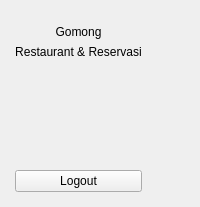
<?xml version="1.0" encoding="UTF-8"?>
<ui version="4.0">
 <class>MainDashboardUi</class>
 <widget class="QWidget" name="MainDashboardUi">
  <layout class="QHBoxLayout" name="root_layout">
   <property name="spacing"><number>0</number></property>
   <property name="leftMargin"><number>0</number></property>
   <property name="topMargin"><number>0</number></property>
   <property name="rightMargin"><number>0</number></property>
   <property name="bottomMargin"><number>0</number></property>
   <item>
    <widget class="QFrame" name="sidebar">
     <property name="minimumWidth"><number>230</number></property>
     <property name="maximumWidth"><number>230</number></property>
     <property name="frameShape"><enum>QFrame::NoFrame</enum></property>
     <layout class="QVBoxLayout" name="sidebar_layout">
      <property name="spacing"><number>0</number></property>
      <property name="leftMargin"><number>0</number></property>
      <property name="topMargin"><number>0</number></property>
      <property name="rightMargin"><number>0</number></property>
      <property name="bottomMargin"><number>0</number></property>
      <item>
       <widget class="QWidget" name="sidebarHeader">
        <layout class="QVBoxLayout" name="header_layout">
         <property name="leftMargin"><number>15</number></property>
         <property name="topMargin"><number>25</number></property>
         <property name="rightMargin"><number>15</number></property>
         <property name="bottomMargin"><number>20</number></property>
         <item>
          <widget class="QLabel" name="sidebar_title">
           <property name="text"><string>Gomong</string></property>
           <property name="alignment"><set>Qt::AlignCenter</set></property>
           <property name="objectName"><string>sidebarTitle</string></property>
          </widget>
         </item>
         <item>
          <widget class="QLabel" name="sidebar_subtitle">
           <property name="text"><string>Restaurant &amp; Reservasi</string></property>
           <property name="alignment"><set>Qt::AlignCenter</set></property>
           <property name="objectName"><string>sidebarSubtitle</string></property>
          </widget>
         </item>
        </layout>
       </widget>
      </item>
      <item>
       <widget class="QWidget" name="nav_container">
        <layout class="QVBoxLayout" name="nav_layout">
         <property name="spacing"><number>0</number></property>
         <property name="leftMargin"><number>0</number></property>
         <property name="topMargin"><number>0</number></property>
         <property name="rightMargin"><number>0</number></property>
         <property name="bottomMargin"><number>0</number></property>
        </layout>
       </widget>
      </item>
      <item>
       <spacer name="sidebar_spacer">
        <property name="orientation"><enum>Qt::Vertical</enum></property>
        <property name="sizeHint" stdset="0"><size><width>20</width><height>40</height></size></property>
       </spacer>
      </item>
      <item>
       <widget class="QLabel" name="role_badge">
        <property name="alignment"><set>Qt::AlignCenter</set></property>
        <property name="objectName"><string>sidebarRole</string></property>
       </widget>
      </item>
      <item>
       <widget class="QWidget" name="sidebarFooter">
        <layout class="QVBoxLayout" name="footer_layout">
         <property name="spacing"><number>8</number></property>
         <property name="leftMargin"><number>15</number></property>
         <property name="topMargin"><number>15</number></property>
         <property name="rightMargin"><number>15</number></property>
         <property name="bottomMargin"><number>15</number></property>
         <item>
          <widget class="QLabel" name="user_label">
           <property name="alignment"><set>Qt::AlignCenter</set></property>
           <property name="wordWrap"><bool>true</bool></property>
           <property name="objectName"><string>sidebarUser</string></property>
          </widget>
         </item>
         <item>
          <widget class="QPushButton" name="logout_btn">
           <property name="text"><string>Logout</string></property>
           <property name="objectName"><string>logoutButton</string></property>
          </widget>
         </item>
        </layout>
       </widget>
      </item>
     </layout>
    </widget>
   </item>
   <item>
    <widget class="QStackedWidget" name="content_stack"/>
   </item>
  </layout>
 </widget>
 <resources/>
 <connections/>
</ui>
